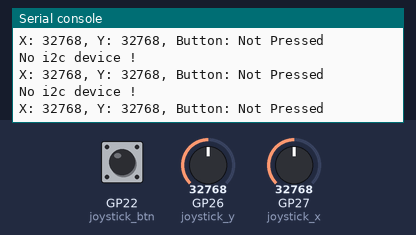
Recording of a program running on a simulated Raspberry Pi Pico running MicroPython. Parts: the last lines printed to the serial console. The test bench sets the inputs (shaded band); at power-on: GP22 (joystick_btn) HIGH, GP26 (joystick_y) = 32768, GP27 (joystick_x) = 32768 (analog values on the 0–65535 scale).

Above: at 1.2 s.
1.3 s: GP22 (joystick_btn) pulled LOW for 0.15 s
At 1.32 s:
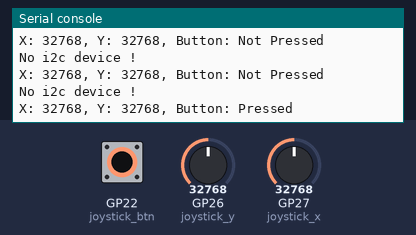
2.9 s: GP26 (joystick_y) set to 45874
At 2.93 s:
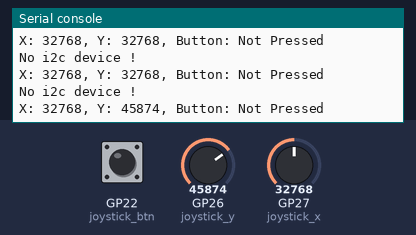
4.4 s: GP27 (joystick_x) set to 45874
At 4.44 s:
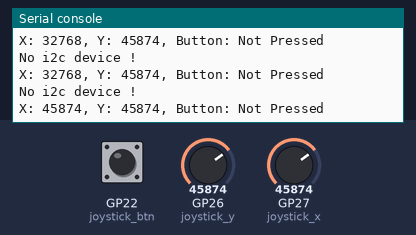
5.9 s: GP22 (joystick_btn) pulled LOW for 1 s
At 5.95 s:
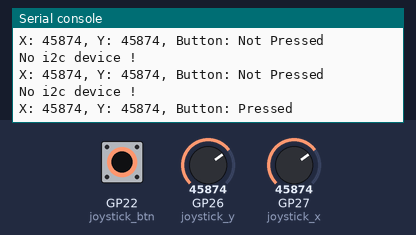
8.4 s: GP26 (joystick_y) set to 57670
At 8.47 s:
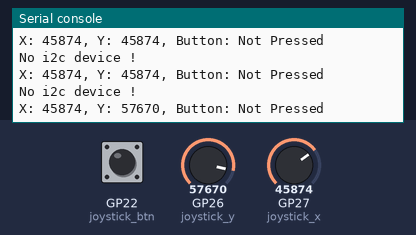
9.9 s: GP27 (joystick_x) set to 57670
At 9.98 s:
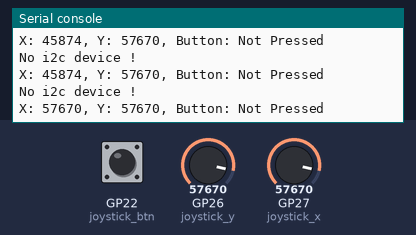
Timing chart, 0 to 12.4 s (numbered marks = the images above; inputs shaded):
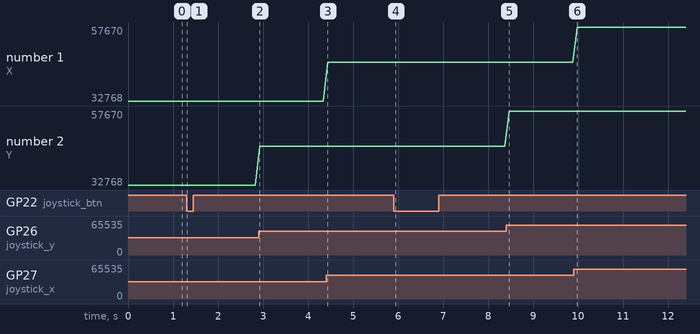

The program:

joystickcheck.py
```python
from machine import Pin, ADC
import time

from machine import Pin, SoftI2C

# You can choose any other combination of I2C pins
i2c = SoftI2C(scl=Pin(17), sda=Pin(16))

print('I2C SCANNER')
devices = i2c.scan()


# Joystick connections (as per your setup)
joystick_x = ADC(Pin(27))  # VRX connected to GP27 (ADC1)
joystick_y = ADC(Pin(26))  # VRY connected to GP26 (ADC0)
joystick_btn = Pin(22, Pin.IN, Pin.PULL_UP)  # Button connected to GP22

while True:
    x_val = joystick_x.read_u16()  # Read X-axis (0-65535)
    y_val = joystick_y.read_u16()  # Read Y-axis (0-65535)
    btn_state = joystick_btn.value()  # Read button state (0 = pressed, 1 = not pressed)

    print(f"X: {x_val}, Y: {y_val}, Button: {'Pressed' if btn_state == 0 else 'Not Pressed'}")

    time.sleep(0.1)  # Small delay to avoid spam

    if len(devices) == 0:
      print("No i2c device !")
    else:
      print('i2c devices found:', len(devices))

      for device in devices:
        print("I2C hexadecimal address: ", hex(device))
```

Measured:
- after the input at 1.3 s, the serial console: prints a new line at once (image 1)
- after the input at 2.9 s, the serial console: prints a new line at once (image 2)
- after the input at 4.4 s, the serial console: prints a new line at once (image 3)
- after the input at 5.9 s, the serial console: prints a new line after 0.05 s (image 4)
- after the input at 8.4 s, the serial console: prints a new line after 0.07 s (image 5)
- after the input at 9.9 s, the serial console: prints a new line after 0.08 s (image 6)
- plotted number 2: 32768 → 45874 after the input at 2.9 s, 45874 → 57670 after the input at 8.4 s
